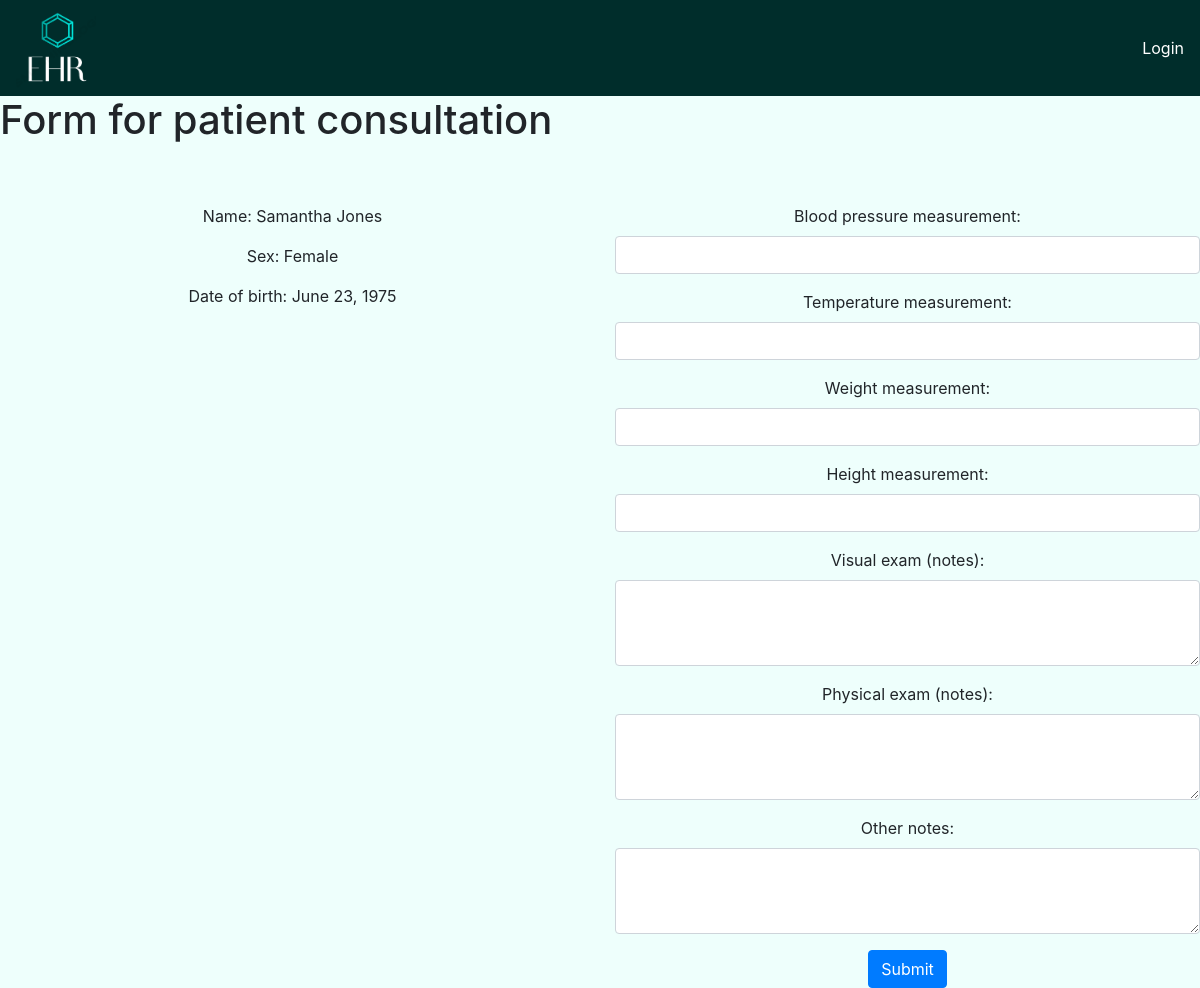
/patConsult2/3/, run on an earlier commit of the app's database.
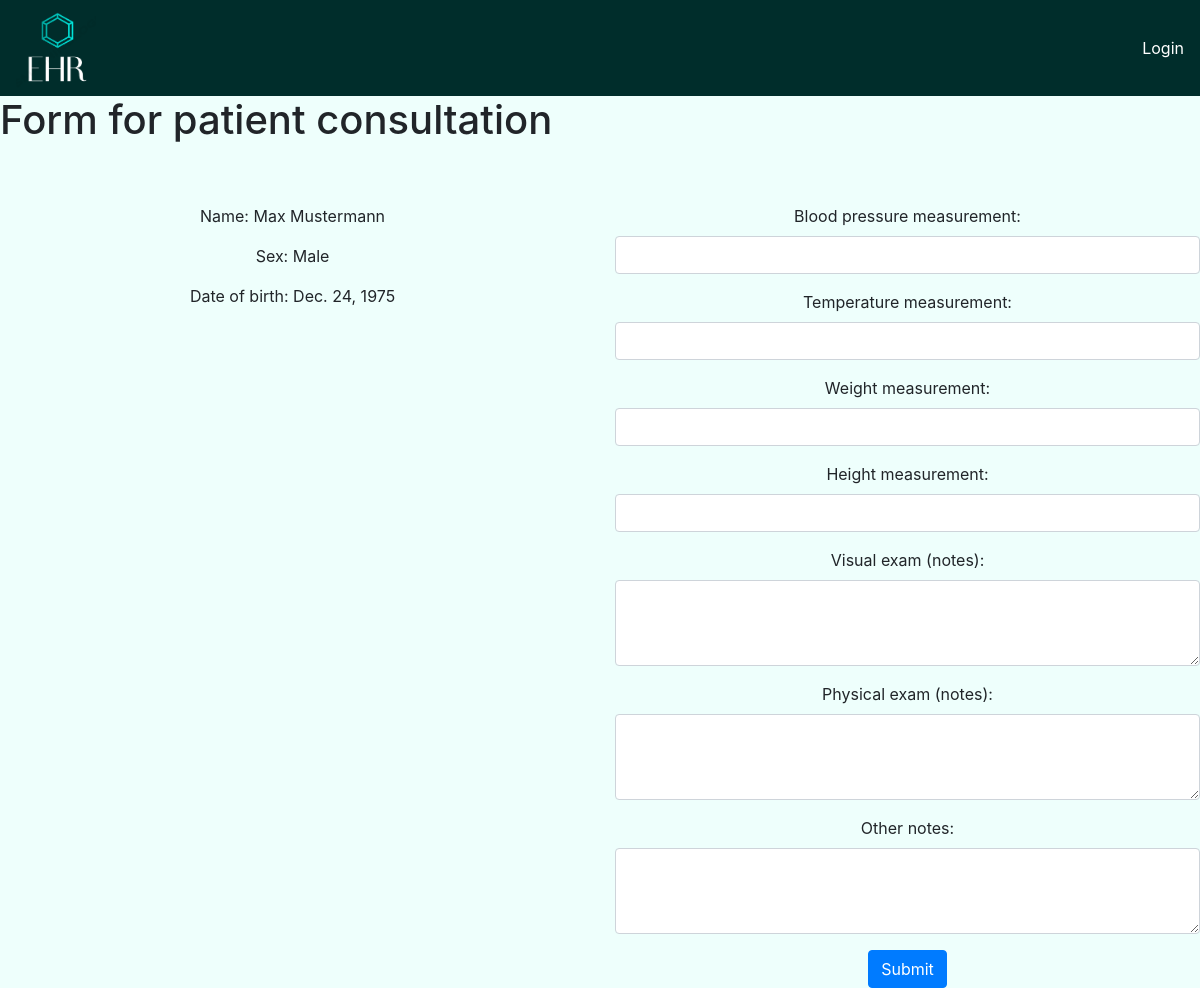
And on a later commit of the database.
### app/models.py (models this page shows, shortened)
class Patients(models.Model):
    SEX_CHOICES = [
        ('M', 'Male'),
        ('F', 'Female'),
        ('O', 'Other')
    ]
    BLOOD_TYPE_CHOICES = [
        ('A+', 'A+'),
        ('A-', 'A-'),
        ('B+', 'B+'),
        ('B-', 'B-'),
        ('AB+', 'AB+'),
        ('AB-', 'AB-'),
        ('O+', 'O+'),
        ('O-', 'O-')
        ]
    name = models.CharField(max_length=255)
    sex = models.CharField(max_length=1, choices=SEX_CHOICES)
    email = models.EmailField()
    phone = models.CharField(max_length=20)
    date_of_birth = models.DateField()
    nationality = models.CharField(max_length=255)
    blood_group = models.CharField(max_length=3,choices=BLOOD_TYPE_CHOICES)
    allergies = models.TextField(blank=True)
    Medical_Surgical_History = models.TextField(blank=True)

### app/views.py (the view, shortened to what this page needs)
# urls.py: path('patConsult2/<int:pk>/',views.patientConsultationPg2,name='patient_consult_pg2'),
def patientConsultationPg2(request, pk):
    patient = Patients.objects.get(id=pk)
    context = {
        'patient': patient
    }
    return render(request,'app/patConsult2_form.html',context)

### app/templates/app/patConsult2_form.html (shortened to what this page needs)
{% extends 'index.html' %}
{% block content %}
<h1>Form for patient consultation</h1>
<div class="row">
    <div class="col">
        <p>Name: {{ patient.name }}</p>
        <p>Sex: {{ patient.get_sex_display }}</p>
        <p>Date of birth: {{ patient.date_of_birth }}</p>
    </div>
    <div class="col">
        <form method="post">
          <div class="form-group">
            <label for="blood-pressure">Blood pressure measurement:</label>
            <input type="text" class="form-control" id="blood-pressure" name="blood_pressure">
          </div>
          <div class="form-group">
            <label for="temperature">Temperature measurement:</label>
            <input type="text" class="form-control" id="temperature" name="temperature">
          </div>
          <div class="form-group">
            <label for="weight">Weight measurement:</label>
            <input type="text" class="form-control" id="weight" name="weight">
          </div>
          <div class="form-group">
            <label for="height">Height measurement:</label>
            <input type="text" class="form-control" id="height" name="height">
          </div>
          <div class="form-group">
            <label for="visual-exam">Visual exam (notes):</label>
            <textarea class="form-control" id="visual-exam" rows="3" name="visual_exam"></textarea>
          </div>
          <div class="form-group">
            <label for="physical-exam">Physical exam (notes):</label>
            <textarea class="form-control" id="physical-exam" rows="3" name="physical_exam"></textarea>
          </div>
          <div class="form-group">
            <label for="other-notes">Other notes:</label>
            <textarea class="form-control" id="other-notes" rows="3" name="other_notes"></textarea>
          </div>
          <button type="submit" class="btn btn-primary">Submit</button>
        </form>
    </div>
</div>
{% endblock content %}

What changed in the data, as far as the page shows it:
changed Patients: name "Samantha Jones" → "Max Mustermann"; sex "Female" → "Male"; date_of_birth "June 23, 1975" → "Dec. 24, 1975"
